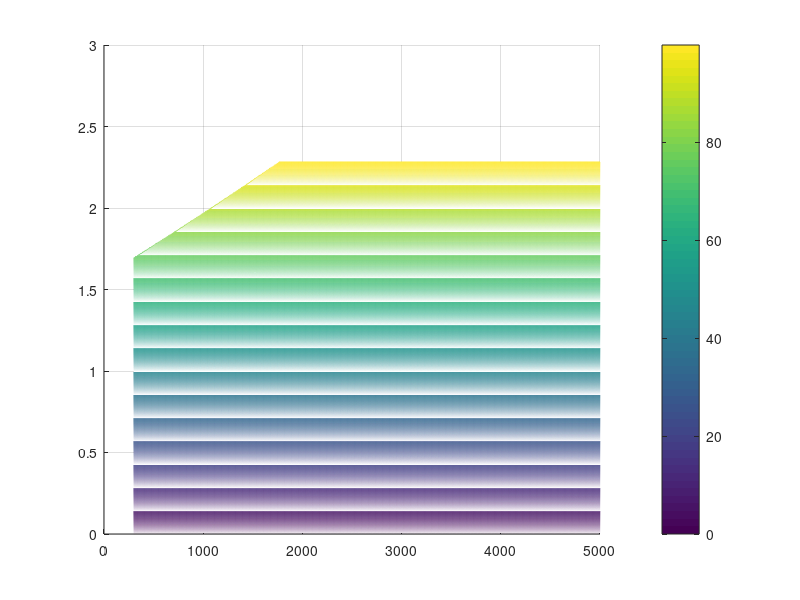

Here is the MATLAB script that generated this plot: (Note: this script raises an error after producing the figure.)
%% Impulsive Inclination Change
% Dylan Thomas
clearvars; clc; delete('*.asv');

%%%%%%%%%%%%%%%%%%%%%%%%%%%%%%%%%%%%%%%%%%%%%%%%%%%%%%%%%%%%%%%%%%%%%%%%%%%
% Spacecraft Properties
%%% Needed?
f1 = 'Name';
f2 = 'M_total';
f3 = 'M_prop';
f4 = 'I_sp';
f5 = 'T_nom';

v1 = {'Aerojet GR-1','Aerojet CHAMPS-120XW'};
v2 = {14,            14};      % [kg]
v3 = {1.5,           1.5};     % [kg]
v4 = {235,           203};     % [s]
v5 = {1,             4*2.79};  % [N]

spacecraft = struct(f1,v1,f2,v2,f3,v3,f4,v4,f5,v5);

%%%%%%%%%%%%%%%%%%%%%%%%%%%%%%%%%%%%%%%%%%%%%%%%%%%%%%%%%%%%%%%%%%%%%%%%%%%
% Parameter Inputs, constants
r_E = 6378.137;                             % [km]          - Radius of Earth
mu = 398600;                                % [km^3/s^2]    - Grav. Parameter
g = 9.81/1000;                              % [km/s^2]      - Gravity
n = 1000;                                   %               - Num. of Plot points
m_prop_nom = 1.5;                           % [kg]          - Nominal Propellant Mass
del_OM = 0;                                 % [deg]         - Change in RAAN
inc_target_d = 51.6; %ISS inc               % [deg]         - Target orbit inclination

% Setting up vectorized parameters
% R_f = 10000;                              % [km]          - Final Orbit SMA
init_alt = linspace(300,5000,n);            % [km]          - Initial Orbit Altitude
del_inc_d = linspace(3,0,n);                % [km]          - Inclination Change
R_i = init_alt + r_E;                       % [km]          - Initial Orbit SMA
period = 2*pi*sqrt(R_i.^3/mu);              % [sec]         - Final Orbital period
inc_init_d = inc_target_d - del_inc_d;      % [deg]         - Initial orbit inclination
h_i = (mu*R_i).^(0.5);                        % [km]          - Orbit angular momentum

% Convert to radians
inc_target_r = inc_target_d*(pi/180);
inc_init_r = inc_init_d*(pi/180);
del_inc_r = del_inc_d*(pi/180);     

%%%%%%%%%%%%%%%%%%%%%%%%%%%%%%%%%%%%%%%%%%%%%%%%%%%%%%%%%%%%%%%%%%%%%%%%%%%
% Equation for inclination change

Dv = @(del_i,del_OM,r,h) (h/r)*(del_i.^2 + (del_OM.^2)*sin(inc_target_r - del_i).^2).^(0.5);
% Memory allocation
Dv_Req = zeros(n,n);
for jj=1:n
    % Loop creates 3-D surface of Delta V required for various transfers
    Dv_Req(jj,:) = Dv(del_inc_r(jj),del_OM,R_i,h_i);
end

%%%%%%%%%%%%%%%%%%%%%%%%%%%%%%%%%%%%%%%%%%%%%%%%%%%%%%%%%%%%%%%%%%%%%%%%%%%
% Loops through each spacecraft & calcs/plots

% Memory allocation
Dv_tot = zeros(1,length(spacecraft));
Tburn = zeros(1,length(spacecraft));
a_thrusti = zeros(1,length(spacecraft));
for ii=1:2%length(spacecraft)
    % Equations for Continuous thrust
    m_dot = spacecraft(ii).T_nom/(g*1000*-spacecraft(ii).I_sp);
    a_thrusti(ii) = spacecraft(ii).T_nom/spacecraft(ii).M_total;
    Dv_avail = 0.5*period*a_thrusti(ii)/1000;           % Eqn 6-46
    
    % Find total Delta V & Time of Flight
    Dv_tot(ii) = g*spacecraft(ii).I_sp*log(spacecraft(ii).M_total/(spacecraft(ii).M_total-spacecraft(ii).M_prop));
    Tburn(ii) = (Dv_tot(ii)*1000)/(a_thrusti(ii));
    
    % Memory allocation & reset temporary variables
    Mass_percent = zeros(length(init_alt),n);
    Dv_total = Dv_Req;
    % Loop calculates Inclination/Mass for each case
    for jj=1:length(init_alt)
        
        % Checks burn time of flight is not greater than final orbit period
        if Tburn(ii)>0.5*period(jj)
            spacecraft(ii).M_prop = -m_dot*0.5*period(jj); % Eqn 6-45
        else
            Dv_avail(jj)= Dv_tot(ii);
        end
        
        % Delta V required cannot exceed Delta V available
        index = Dv_total(:,jj)>=Dv_avail(jj);
        Dv_total(index,jj) = NaN;
        
        M_prop_vec = spacecraft(ii).M_total*(1-exp(-(Dv_total(:,jj))/(g*spacecraft(ii).I_sp)));
        Mass_percent(:,jj) = M_prop_vec/m_prop_nom*100;

    end

    % Plotting stuff
    figure(ii)
    hold on
    grid on
    mesh(init_alt,del_inc_d,Mass_percent)
    c = colorbar;
    c.Label.String = 'Percent Propellant Mass Burned';
    title1 = title([spacecraft(ii).Name ' Thruster']);
    xl = xlabel('Orbital Altitude, [km]');
    yl = ylabel('Inclination Change, $\Delta i$, [deg]');
    set([title1 xl yl],'interpreter','latex','fontsize',12)
    axis tight
    hold off
end

